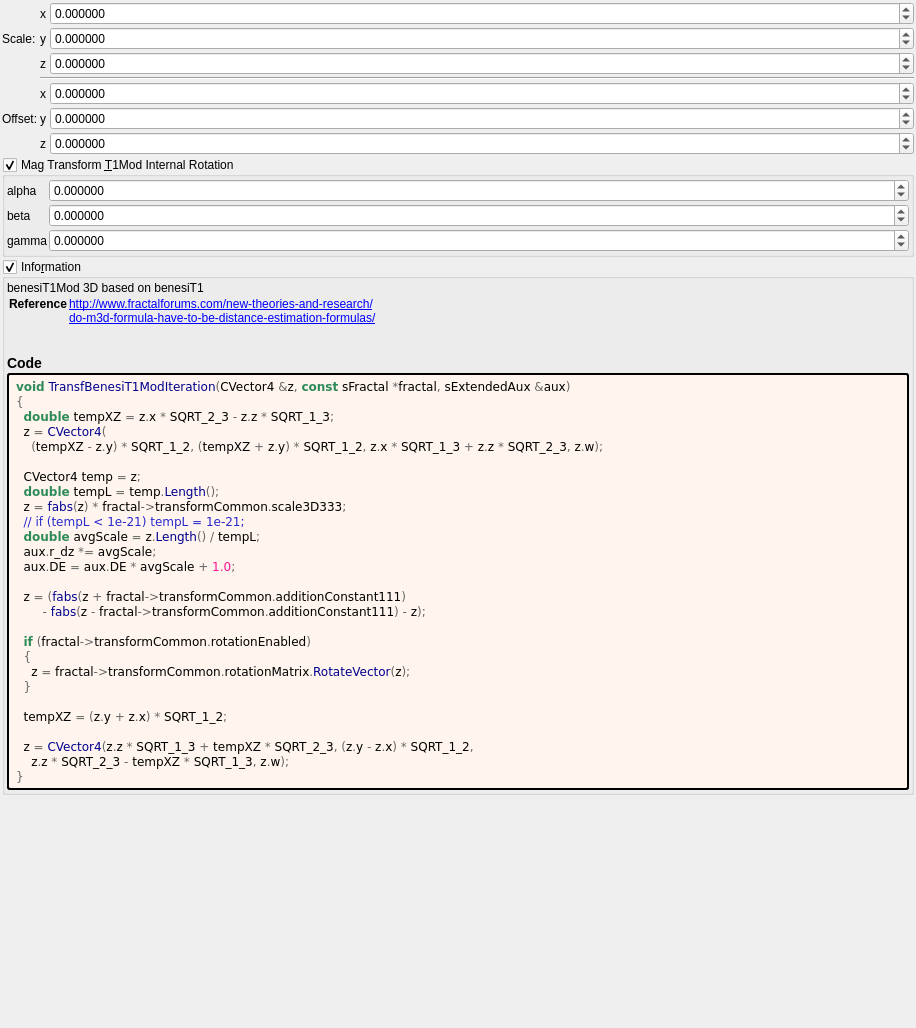
<?xml version="1.0" encoding="UTF-8"?>
<ui version="4.0">
 <class>Form</class>
 <widget class="QWidget" name="Form">
  <property name="geometry">
   <rect>
    <x>0</x>
    <y>0</y>
    <width>916</width>
    <height>1028</height>
   </rect>
  </property>
  <property name="windowTitle">
   <string notr="true">transf_benesi_t1_mod</string>
  </property>
  <layout class="QVBoxLayout" name="verticalLayout">
   <property name="spacing">
    <number>2</number>
   </property>
   <property name="leftMargin">
    <number>2</number>
   </property>
   <property name="topMargin">
    <number>2</number>
   </property>
   <property name="rightMargin">
    <number>2</number>
   </property>
   <property name="bottomMargin">
    <number>2</number>
   </property>
   <item>
    <layout class="QGridLayout" name="gridLayout_63" columnstretch="0,0,0,0,1">
     <property name="spacing">
      <number>2</number>
     </property>
     <item row="0" column="1">
      <widget class="QLabel" name="label_251">
       <property name="text">
        <string/>
       </property>
      </widget>
     </item>
     <item row="4" column="4">
      <widget class="MyDoubleSpinBox" name="spinbox3_transf_addition_constant_111_x">
       <property name="sizePolicy">
        <sizepolicy hsizetype="Minimum" vsizetype="Maximum">
         <horstretch>0</horstretch>
         <verstretch>0</verstretch>
        </sizepolicy>
       </property>
       <property name="prefix">
        <string/>
       </property>
       <property name="suffix">
        <string/>
       </property>
       <property name="decimals">
        <number>6</number>
       </property>
       <property name="minimum">
        <double>-99.989999999999995</double>
       </property>
       <property name="maximum">
        <double>99.989999999999995</double>
       </property>
       <property name="singleStep">
        <double>0.100000000000000</double>
       </property>
      </widget>
     </item>
     <item row="1" column="1">
      <widget class="QLabel" name="label_258">
       <property name="text">
        <string>Scale:</string>
       </property>
      </widget>
     </item>
     <item row="2" column="4">
      <widget class="MyDoubleSpinBox" name="spinbox3_transf_scale3D_333_z">
       <property name="sizePolicy">
        <sizepolicy hsizetype="Minimum" vsizetype="Maximum">
         <horstretch>0</horstretch>
         <verstretch>0</verstretch>
        </sizepolicy>
       </property>
       <property name="prefix">
        <string/>
       </property>
       <property name="suffix">
        <string/>
       </property>
       <property name="decimals">
        <number>6</number>
       </property>
       <property name="minimum">
        <double>-99.989999999999995</double>
       </property>
       <property name="maximum">
        <double>99.989999999999995</double>
       </property>
       <property name="singleStep">
        <double>0.100000000000000</double>
       </property>
      </widget>
     </item>
     <item row="0" column="4">
      <widget class="MyDoubleSpinBox" name="spinbox3_transf_scale3D_333_x">
       <property name="sizePolicy">
        <sizepolicy hsizetype="Minimum" vsizetype="Maximum">
         <horstretch>0</horstretch>
         <verstretch>0</verstretch>
        </sizepolicy>
       </property>
       <property name="prefix">
        <string/>
       </property>
       <property name="suffix">
        <string/>
       </property>
       <property name="decimals">
        <number>6</number>
       </property>
       <property name="minimum">
        <double>-99.989999999999995</double>
       </property>
       <property name="maximum">
        <double>99.989999999999995</double>
       </property>
       <property name="singleStep">
        <double>0.100000000000000</double>
       </property>
      </widget>
     </item>
     <item row="4" column="1">
      <widget class="QLabel" name="label_253">
       <property name="text">
        <string/>
       </property>
      </widget>
     </item>
     <item row="6" column="1">
      <widget class="QLabel" name="label_257">
       <property name="text">
        <string/>
       </property>
      </widget>
     </item>
     <item row="1" column="4">
      <widget class="MyDoubleSpinBox" name="spinbox3_transf_scale3D_333_y">
       <property name="sizePolicy">
        <sizepolicy hsizetype="Minimum" vsizetype="Maximum">
         <horstretch>0</horstretch>
         <verstretch>0</verstretch>
        </sizepolicy>
       </property>
       <property name="prefix">
        <string/>
       </property>
       <property name="suffix">
        <string/>
       </property>
       <property name="decimals">
        <number>6</number>
       </property>
       <property name="minimum">
        <double>-99.989999999999995</double>
       </property>
       <property name="maximum">
        <double>99.989999999999995</double>
       </property>
       <property name="singleStep">
        <double>0.100000000000000</double>
       </property>
      </widget>
     </item>
     <item row="5" column="1">
      <widget class="QLabel" name="label_255">
       <property name="text">
        <string>Offset:</string>
       </property>
      </widget>
     </item>
     <item row="6" column="4">
      <widget class="MyDoubleSpinBox" name="spinbox3_transf_addition_constant_111_z">
       <property name="sizePolicy">
        <sizepolicy hsizetype="Minimum" vsizetype="Maximum">
         <horstretch>0</horstretch>
         <verstretch>0</verstretch>
        </sizepolicy>
       </property>
       <property name="prefix">
        <string/>
       </property>
       <property name="suffix">
        <string/>
       </property>
       <property name="decimals">
        <number>6</number>
       </property>
       <property name="minimum">
        <double>-99.989999999999995</double>
       </property>
       <property name="maximum">
        <double>99.989999999999995</double>
       </property>
       <property name="singleStep">
        <double>0.100000000000000</double>
       </property>
      </widget>
     </item>
     <item row="2" column="1">
      <widget class="QLabel" name="label_250">
       <property name="text">
        <string/>
       </property>
      </widget>
     </item>
     <item row="5" column="4">
      <widget class="MyDoubleSpinBox" name="spinbox3_transf_addition_constant_111_y">
       <property name="sizePolicy">
        <sizepolicy hsizetype="Minimum" vsizetype="Maximum">
         <horstretch>0</horstretch>
         <verstretch>0</verstretch>
        </sizepolicy>
       </property>
       <property name="prefix">
        <string/>
       </property>
       <property name="suffix">
        <string/>
       </property>
       <property name="decimals">
        <number>6</number>
       </property>
       <property name="minimum">
        <double>-99.989999999999995</double>
       </property>
       <property name="maximum">
        <double>99.989999999999995</double>
       </property>
       <property name="singleStep">
        <double>0.100000000000000</double>
       </property>
      </widget>
     </item>
     <item row="0" column="2">
      <widget class="QLabel" name="label_252">
       <property name="text">
        <string notr="true">x</string>
       </property>
      </widget>
     </item>
     <item row="1" column="2">
      <widget class="QLabel" name="label_254">
       <property name="text">
        <string notr="true">y</string>
       </property>
      </widget>
     </item>
     <item row="4" column="2">
      <widget class="QLabel" name="label_256">
       <property name="text">
        <string notr="true">x</string>
       </property>
      </widget>
     </item>
     <item row="5" column="2">
      <widget class="QLabel" name="label_259">
       <property name="text">
        <string notr="true">y</string>
       </property>
      </widget>
     </item>
     <item row="2" column="2">
      <widget class="QLabel" name="label_260">
       <property name="text">
        <string notr="true">z</string>
       </property>
      </widget>
     </item>
     <item row="6" column="2">
      <widget class="QLabel" name="label_261">
       <property name="text">
        <string notr="true">z</string>
       </property>
      </widget>
     </item>
     <item row="3" column="2" colspan="3">
      <widget class="Line" name="line_53">
       <property name="orientation">
        <enum>Qt::Horizontal</enum>
       </property>
      </widget>
     </item>
    </layout>
   </item>
   <item>
    <widget class="MyGroupBox" name="groupCheck_transf_rotation_enabled">
     <property name="title">
      <string>Mag Transform &amp;T1Mod Internal Rotation</string>
     </property>
     <property name="checkable">
      <bool>true</bool>
     </property>
     <layout class="QVBoxLayout" name="verticalLayout_8" stretch="0">
      <property name="spacing">
       <number>2</number>
      </property>
      <property name="leftMargin">
       <number>2</number>
      </property>
      <property name="topMargin">
       <number>2</number>
      </property>
      <property name="rightMargin">
       <number>2</number>
      </property>
      <property name="bottomMargin">
       <number>2</number>
      </property>
      <item>
       <layout class="QGridLayout" name="gridLayout_10" columnstretch="0,1">
        <property name="spacing">
         <number>2</number>
        </property>
        <item row="1" column="0">
         <widget class="QLabel" name="label_34">
          <property name="text">
           <string notr="true">beta</string>
          </property>
         </widget>
        </item>
        <item row="2" column="1">
         <widget class="MyDoubleSpinBox" name="spinboxd3_transf_rotation_z">
          <property name="sizePolicy">
           <sizepolicy hsizetype="Minimum" vsizetype="Maximum">
            <horstretch>0</horstretch>
            <verstretch>0</verstretch>
           </sizepolicy>
          </property>
          <property name="prefix">
           <string/>
          </property>
          <property name="suffix">
           <string/>
          </property>
          <property name="decimals">
           <number>6</number>
          </property>
          <property name="minimum">
           <double>-180.000000000000000</double>
          </property>
          <property name="maximum">
           <double>180.000000000000000</double>
          </property>
          <property name="singleStep">
           <double>1.000000000000000</double>
          </property>
         </widget>
        </item>
        <item row="2" column="0">
         <widget class="QLabel" name="label_36">
          <property name="text">
           <string notr="true">gamma</string>
          </property>
         </widget>
        </item>
        <item row="1" column="1">
         <widget class="MyDoubleSpinBox" name="spinboxd3_transf_rotation_y">
          <property name="sizePolicy">
           <sizepolicy hsizetype="Minimum" vsizetype="Maximum">
            <horstretch>0</horstretch>
            <verstretch>0</verstretch>
           </sizepolicy>
          </property>
          <property name="prefix">
           <string/>
          </property>
          <property name="suffix">
           <string/>
          </property>
          <property name="decimals">
           <number>6</number>
          </property>
          <property name="minimum">
           <double>-180.000000000000000</double>
          </property>
          <property name="maximum">
           <double>180.000000000000000</double>
          </property>
          <property name="singleStep">
           <double>1.000000000000000</double>
          </property>
         </widget>
        </item>
        <item row="0" column="1">
         <widget class="MyDoubleSpinBox" name="spinboxd3_transf_rotation_x">
          <property name="sizePolicy">
           <sizepolicy hsizetype="Minimum" vsizetype="Maximum">
            <horstretch>0</horstretch>
            <verstretch>0</verstretch>
           </sizepolicy>
          </property>
          <property name="prefix">
           <string/>
          </property>
          <property name="suffix">
           <string/>
          </property>
          <property name="decimals">
           <number>6</number>
          </property>
          <property name="minimum">
           <double>-180.000000000000000</double>
          </property>
          <property name="maximum">
           <double>180.000000000000000</double>
          </property>
          <property name="singleStep">
           <double>1.000000000000000</double>
          </property>
         </widget>
        </item>
        <item row="0" column="0">
         <widget class="QLabel" name="label_35">
          <property name="text">
           <string notr="true">alpha</string>
          </property>
         </widget>
        </item>
       </layout>
      </item>
     </layout>
    </widget>
   </item>
   <item>
    <widget class="MyGroupBox" name="groupCheck_info">
     <property name="title">
      <string>Info&amp;rmation</string>
     </property>
     <property name="flat">
      <bool>false</bool>
     </property>
     <property name="checkable">
      <bool>true</bool>
     </property>
     <layout class="QVBoxLayout" name="verticalLayout_2">
      <property name="spacing">
       <number>2</number>
      </property>
      <property name="leftMargin">
       <number>2</number>
      </property>
      <property name="topMargin">
       <number>2</number>
      </property>
      <property name="rightMargin">
       <number>2</number>
      </property>
      <property name="bottomMargin">
       <number>2</number>
      </property>
      <item>
       <widget class="QLabel" name="label_information_general">
        <property name="text">
         <string notr="true">&lt;p&gt;benesiT1Mod  3D based on benesiT1&lt;/p&gt;&lt;table&gt;
&lt;tr&gt;&lt;th&gt;Reference&lt;/th&gt;&lt;td&gt;&lt;a href=&quot;http://www.fractalforums.com/new-theories-and-research/&quot;&gt;http://www.fractalforums.com/new-theories-and-research/&lt;br&gt;
&lt;a href=&quot;do-m3d-formula-have-to-be-distance-estimation-formulas/&quot;&gt;do-m3d-formula-have-to-be-distance-estimation-formulas/&lt;br&gt;
&lt;/td&gt;&lt;/tr&gt;
&lt;/table&gt;
&lt;h3&gt;Code&lt;/h3&gt;</string>
        </property>
        <property name="wordWrap">
         <bool>true</bool>
        </property>
        <property name="openExternalLinks">
         <bool>true</bool>
        </property>
        <property name="textInteractionFlags">
         <set>Qt::LinksAccessibleByMouse|Qt::TextSelectableByMouse</set>
        </property>
       </widget>
      </item>
      <item>
       <widget class="QLabel" name="label_code_content">
        <property name="styleSheet">
         <string notr="true">border-style: outset; border-width: 2px; border-radius: 3px; border-color: black; background-color: #fff5ee; padding: 4px;</string>
        </property>
        <property name="text">
         <string notr="true">&lt;body style=&quot;background-color:#fff5ee&quot;&gt;
&lt;pre style=&quot;color:#000000; background-color:#fff5ee;  font-family:'Courier New',monospace;&quot;&gt;&lt;span style=&quot;color:#2e8b57; font-weight:bold&quot;&gt;void&lt;/span&gt; &lt;span style=&quot;color:#00008f&quot;&gt;TransfBenesiT1ModIteration&lt;/span&gt;&lt;span style=&quot;color:#676767&quot;&gt;(&lt;/span&gt;CVector4 &lt;span style=&quot;color:#676767&quot;&gt;&amp;amp;&lt;/span&gt;z&lt;span style=&quot;color:#676767&quot;&gt;,&lt;/span&gt; &lt;span style=&quot;color:#2e8b57; font-weight:bold&quot;&gt;const&lt;/span&gt; sFractal &lt;span style=&quot;color:#676767&quot;&gt;*&lt;/span&gt;fractal&lt;span style=&quot;color:#676767&quot;&gt;,&lt;/span&gt; sExtendedAux &lt;span style=&quot;color:#676767&quot;&gt;&amp;amp;&lt;/span&gt;aux&lt;span style=&quot;color:#676767&quot;&gt;)&lt;/span&gt;
&lt;span style=&quot;color:#676767&quot;&gt;{&lt;/span&gt;
  &lt;span style=&quot;color:#2e8b57; font-weight:bold&quot;&gt;double&lt;/span&gt; tempXZ &lt;span style=&quot;color:#676767&quot;&gt;=&lt;/span&gt; z&lt;span style=&quot;color:#676767&quot;&gt;.&lt;/span&gt;x &lt;span style=&quot;color:#676767&quot;&gt;*&lt;/span&gt; SQRT_2_3 &lt;span style=&quot;color:#676767&quot;&gt;-&lt;/span&gt; z&lt;span style=&quot;color:#676767&quot;&gt;.&lt;/span&gt;z &lt;span style=&quot;color:#676767&quot;&gt;*&lt;/span&gt; SQRT_1_3&lt;span style=&quot;color:#676767&quot;&gt;;&lt;/span&gt;
  z &lt;span style=&quot;color:#676767&quot;&gt;=&lt;/span&gt; &lt;span style=&quot;color:#00008f&quot;&gt;CVector4&lt;/span&gt;&lt;span style=&quot;color:#676767&quot;&gt;(&lt;/span&gt;
    &lt;span style=&quot;color:#676767&quot;&gt;(&lt;/span&gt;tempXZ &lt;span style=&quot;color:#676767&quot;&gt;-&lt;/span&gt; z&lt;span style=&quot;color:#676767&quot;&gt;.&lt;/span&gt;y&lt;span style=&quot;color:#676767&quot;&gt;) *&lt;/span&gt; SQRT_1_2&lt;span style=&quot;color:#676767&quot;&gt;, (&lt;/span&gt;tempXZ &lt;span style=&quot;color:#676767&quot;&gt;+&lt;/span&gt; z&lt;span style=&quot;color:#676767&quot;&gt;.&lt;/span&gt;y&lt;span style=&quot;color:#676767&quot;&gt;) *&lt;/span&gt; SQRT_1_2&lt;span style=&quot;color:#676767&quot;&gt;,&lt;/span&gt; z&lt;span style=&quot;color:#676767&quot;&gt;.&lt;/span&gt;x &lt;span style=&quot;color:#676767&quot;&gt;*&lt;/span&gt; SQRT_1_3 &lt;span style=&quot;color:#676767&quot;&gt;+&lt;/span&gt; z&lt;span style=&quot;color:#676767&quot;&gt;.&lt;/span&gt;z &lt;span style=&quot;color:#676767&quot;&gt;*&lt;/span&gt; SQRT_2_3&lt;span style=&quot;color:#676767&quot;&gt;,&lt;/span&gt; z&lt;span style=&quot;color:#676767&quot;&gt;.&lt;/span&gt;w&lt;span style=&quot;color:#676767&quot;&gt;);&lt;/span&gt;

  CVector4 temp &lt;span style=&quot;color:#676767&quot;&gt;=&lt;/span&gt; z&lt;span style=&quot;color:#676767&quot;&gt;;&lt;/span&gt;
  &lt;span style=&quot;color:#2e8b57; font-weight:bold&quot;&gt;double&lt;/span&gt; tempL &lt;span style=&quot;color:#676767&quot;&gt;=&lt;/span&gt; temp&lt;span style=&quot;color:#676767&quot;&gt;.&lt;/span&gt;&lt;span style=&quot;color:#00008f&quot;&gt;Length&lt;/span&gt;&lt;span style=&quot;color:#676767&quot;&gt;();&lt;/span&gt;
  z &lt;span style=&quot;color:#676767&quot;&gt;=&lt;/span&gt; &lt;span style=&quot;color:#00008f&quot;&gt;fabs&lt;/span&gt;&lt;span style=&quot;color:#676767&quot;&gt;(&lt;/span&gt;z&lt;span style=&quot;color:#676767&quot;&gt;) *&lt;/span&gt; fractal&lt;span style=&quot;color:#676767&quot;&gt;-&amp;gt;&lt;/span&gt;transformCommon&lt;span style=&quot;color:#676767&quot;&gt;.&lt;/span&gt;scale3D333&lt;span style=&quot;color:#676767&quot;&gt;;&lt;/span&gt;
  &lt;span style=&quot;color:#2929cc&quot;&gt;// if (tempL &amp;lt; 1e-21) tempL = 1e-21;&lt;/span&gt;
  &lt;span style=&quot;color:#2e8b57; font-weight:bold&quot;&gt;double&lt;/span&gt; avgScale &lt;span style=&quot;color:#676767&quot;&gt;=&lt;/span&gt; z&lt;span style=&quot;color:#676767&quot;&gt;.&lt;/span&gt;&lt;span style=&quot;color:#00008f&quot;&gt;Length&lt;/span&gt;&lt;span style=&quot;color:#676767&quot;&gt;() /&lt;/span&gt; tempL&lt;span style=&quot;color:#676767&quot;&gt;;&lt;/span&gt;
  aux&lt;span style=&quot;color:#676767&quot;&gt;.&lt;/span&gt;r_dz &lt;span style=&quot;color:#676767&quot;&gt;*=&lt;/span&gt; avgScale&lt;span style=&quot;color:#676767&quot;&gt;;&lt;/span&gt;
  aux&lt;span style=&quot;color:#676767&quot;&gt;.&lt;/span&gt;DE &lt;span style=&quot;color:#676767&quot;&gt;=&lt;/span&gt; aux&lt;span style=&quot;color:#676767&quot;&gt;.&lt;/span&gt;DE &lt;span style=&quot;color:#676767&quot;&gt;*&lt;/span&gt; avgScale &lt;span style=&quot;color:#676767&quot;&gt;+&lt;/span&gt; &lt;span style=&quot;color:#ff1493&quot;&gt;1.0&lt;/span&gt;&lt;span style=&quot;color:#676767&quot;&gt;;&lt;/span&gt;

  z &lt;span style=&quot;color:#676767&quot;&gt;= (&lt;/span&gt;&lt;span style=&quot;color:#00008f&quot;&gt;fabs&lt;/span&gt;&lt;span style=&quot;color:#676767&quot;&gt;(&lt;/span&gt;z &lt;span style=&quot;color:#676767&quot;&gt;+&lt;/span&gt; fractal&lt;span style=&quot;color:#676767&quot;&gt;-&amp;gt;&lt;/span&gt;transformCommon&lt;span style=&quot;color:#676767&quot;&gt;.&lt;/span&gt;additionConstant111&lt;span style=&quot;color:#676767&quot;&gt;)&lt;/span&gt;
       &lt;span style=&quot;color:#676767&quot;&gt;-&lt;/span&gt; &lt;span style=&quot;color:#00008f&quot;&gt;fabs&lt;/span&gt;&lt;span style=&quot;color:#676767&quot;&gt;(&lt;/span&gt;z &lt;span style=&quot;color:#676767&quot;&gt;-&lt;/span&gt; fractal&lt;span style=&quot;color:#676767&quot;&gt;-&amp;gt;&lt;/span&gt;transformCommon&lt;span style=&quot;color:#676767&quot;&gt;.&lt;/span&gt;additionConstant111&lt;span style=&quot;color:#676767&quot;&gt;) -&lt;/span&gt; z&lt;span style=&quot;color:#676767&quot;&gt;);&lt;/span&gt;

  &lt;span style=&quot;color:#2e8b57; font-weight:bold&quot;&gt;if&lt;/span&gt; &lt;span style=&quot;color:#676767&quot;&gt;(&lt;/span&gt;fractal&lt;span style=&quot;color:#676767&quot;&gt;-&amp;gt;&lt;/span&gt;transformCommon&lt;span style=&quot;color:#676767&quot;&gt;.&lt;/span&gt;rotationEnabled&lt;span style=&quot;color:#676767&quot;&gt;)&lt;/span&gt;
  &lt;span style=&quot;color:#676767&quot;&gt;{&lt;/span&gt;
    z &lt;span style=&quot;color:#676767&quot;&gt;=&lt;/span&gt; fractal&lt;span style=&quot;color:#676767&quot;&gt;-&amp;gt;&lt;/span&gt;transformCommon&lt;span style=&quot;color:#676767&quot;&gt;.&lt;/span&gt;rotationMatrix&lt;span style=&quot;color:#676767&quot;&gt;.&lt;/span&gt;&lt;span style=&quot;color:#00008f&quot;&gt;RotateVector&lt;/span&gt;&lt;span style=&quot;color:#676767&quot;&gt;(&lt;/span&gt;z&lt;span style=&quot;color:#676767&quot;&gt;);&lt;/span&gt;
  &lt;span style=&quot;color:#676767&quot;&gt;}&lt;/span&gt;

  tempXZ &lt;span style=&quot;color:#676767&quot;&gt;= (&lt;/span&gt;z&lt;span style=&quot;color:#676767&quot;&gt;.&lt;/span&gt;y &lt;span style=&quot;color:#676767&quot;&gt;+&lt;/span&gt; z&lt;span style=&quot;color:#676767&quot;&gt;.&lt;/span&gt;x&lt;span style=&quot;color:#676767&quot;&gt;) *&lt;/span&gt; SQRT_1_2&lt;span style=&quot;color:#676767&quot;&gt;;&lt;/span&gt;

  z &lt;span style=&quot;color:#676767&quot;&gt;=&lt;/span&gt; &lt;span style=&quot;color:#00008f&quot;&gt;CVector4&lt;/span&gt;&lt;span style=&quot;color:#676767&quot;&gt;(&lt;/span&gt;z&lt;span style=&quot;color:#676767&quot;&gt;.&lt;/span&gt;z &lt;span style=&quot;color:#676767&quot;&gt;*&lt;/span&gt; SQRT_1_3 &lt;span style=&quot;color:#676767&quot;&gt;+&lt;/span&gt; tempXZ &lt;span style=&quot;color:#676767&quot;&gt;*&lt;/span&gt; SQRT_2_3&lt;span style=&quot;color:#676767&quot;&gt;, (&lt;/span&gt;z&lt;span style=&quot;color:#676767&quot;&gt;.&lt;/span&gt;y &lt;span style=&quot;color:#676767&quot;&gt;-&lt;/span&gt; z&lt;span style=&quot;color:#676767&quot;&gt;.&lt;/span&gt;x&lt;span style=&quot;color:#676767&quot;&gt;) *&lt;/span&gt; SQRT_1_2&lt;span style=&quot;color:#676767&quot;&gt;,&lt;/span&gt;
    z&lt;span style=&quot;color:#676767&quot;&gt;.&lt;/span&gt;z &lt;span style=&quot;color:#676767&quot;&gt;*&lt;/span&gt; SQRT_2_3 &lt;span style=&quot;color:#676767&quot;&gt;-&lt;/span&gt; tempXZ &lt;span style=&quot;color:#676767&quot;&gt;*&lt;/span&gt; SQRT_1_3&lt;span style=&quot;color:#676767&quot;&gt;,&lt;/span&gt; z&lt;span style=&quot;color:#676767&quot;&gt;.&lt;/span&gt;w&lt;span style=&quot;color:#676767&quot;&gt;);&lt;/span&gt;
&lt;span style=&quot;color:#676767&quot;&gt;}&lt;/span&gt;
&lt;/pre&gt;
&lt;/body&gt;</string>
        </property>
        <property name="wordWrap">
         <bool>true</bool>
        </property>
        <property name="openExternalLinks">
         <bool>true</bool>
        </property>
        <property name="textInteractionFlags">
         <set>Qt::LinksAccessibleByMouse|Qt::TextSelectableByMouse</set>
        </property>
       </widget>
      </item>
     </layout>
    </widget>
   </item>
   <item>
    <spacer name="verticalSpacer">
     <property name="orientation">
      <enum>Qt::Vertical</enum>
     </property>
     <property name="sizeHint" stdset="0">
      <size>
       <width>20</width>
       <height>40</height>
      </size>
     </property>
    </spacer>
   </item>
  </layout>
 </widget>
 <customwidgets>
  <customwidget>
   <class>MyDoubleSpinBox</class>
   <extends>QDoubleSpinBox</extends>
   <header>my_double_spin_box.h</header>
  </customwidget>
  <customwidget>
   <class>MyGroupBox</class>
   <extends>QGroupBox</extends>
   <header>my_group_box.h</header>
   <container>1</container>
  </customwidget>
 </customwidgets>
 <tabstops>
  <tabstop>spinbox3_transf_scale3D_333_x</tabstop>
  <tabstop>spinbox3_transf_scale3D_333_y</tabstop>
  <tabstop>spinbox3_transf_scale3D_333_z</tabstop>
  <tabstop>spinbox3_transf_addition_constant_111_x</tabstop>
  <tabstop>spinbox3_transf_addition_constant_111_y</tabstop>
  <tabstop>spinbox3_transf_addition_constant_111_z</tabstop>
  <tabstop>groupCheck_transf_rotation_enabled</tabstop>
  <tabstop>spinboxd3_transf_rotation_y</tabstop>
  <tabstop>groupCheck_info</tabstop>
 </tabstops>
 <resources/>
 <connections/>
</ui>
